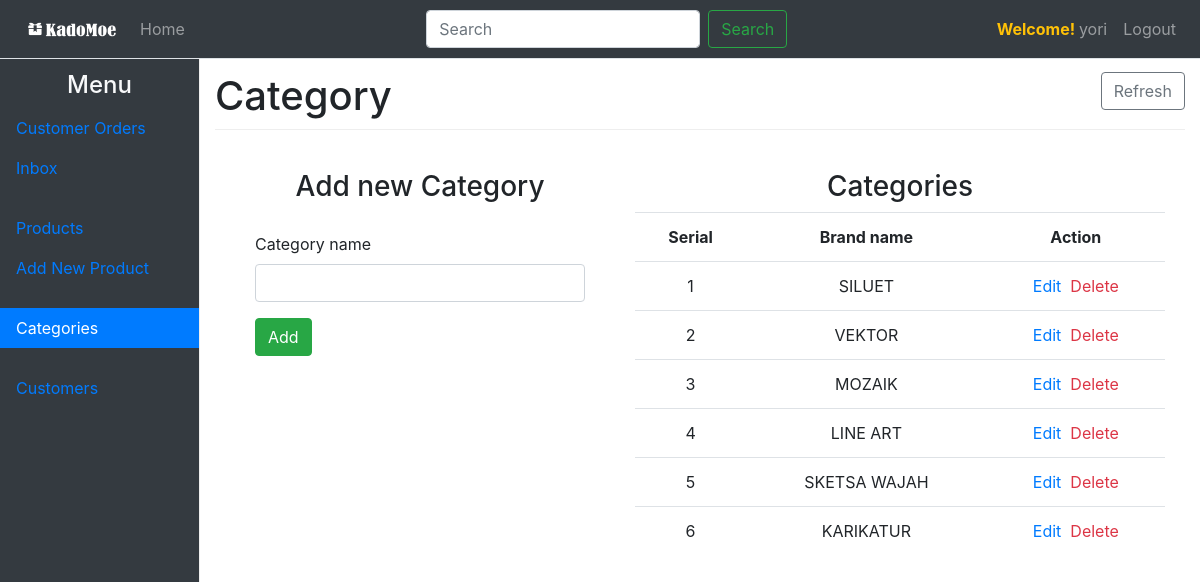
Screenshot of /admin/category.php (signed in) with the database file from the repository.
### tables this page shows
CREATE TABLE `categories` (
  `id` int(11) NOT NULL,
  `cat_name` varchar(255) NOT NULL
);

### classes/category.php (called while the page is built, shortened)
<?php
class category
{
    public function getCategories(){
        $query = "SELECT * FROM categories ORDER BY id DESC";
        $result = db::select($query);
        return $result;
    }
}

### lib/db.php (called while the page is built, shortened)
<?php
	class db
	{
		public static function conn()
		{
			try {
				$db = new mysqli('localhost', 'root', '', 'db_KadoMoe');
				return $db;
			} catch (Exception $e) {
				die('Unable to connect ! '.$e->getMessage());
			}
		}
		public static function select($query)
		{
			$result = self::conn()->query($query);
			return $result;
		}
	}
?>

### admin/category.php (the view, shortened to what this page needs)
<?php
include "inc/header.php";
?>
    <main role="main" class="col-sm-9 ml-sm-auto col-md-10 pt-3">
        <h1>Category <a href="category.php" class="btn btn-outline-secondary float-right">Refresh</a></h1>
        <div class="card-body">
            <div class="row">
                <div class="col-md-5">
                    <h3 class="text-center">
                        <?php
                        if (isset($_GET['cat_id'])) {
                            echo "Update Category";
                        } else {
                            echo "Add new Category";
                        }
                        ?>
                    </h3>
                    <div class="card-body">
                        <?php
                        if (isset($_GET['cat_id'])) {
                            $ct = $cat->getCategoryById($_GET['cat_id']);
                            ?>
                            <form action="" method="post">
                                <div class="form-group">
                                    <label for="cat_name">Category name</label>
                                    <input type="text" name="update_cat_name"
                                           value="<?php echo $ct['cat_name']; ?>" id="cat_name"
                                           class="form-control">
                                </div>
                                <div class="form-group">
                                    <input type="submit" name="update_cat" class="btn btn-success" value="Update">
                                </div>
                            </form>
                            <?php
                        } else {
                            ?>
                            <form action="" method="post">
                                <div class="form-group">
                                    <label for="cat_name">Category name</label>
                                    <input type="text" name="cat_name" id="cat_name" class="form-control">
                                </div>
                                <div class="form-group">
                                    <input type="submit" name="add_cat" class="btn btn-success" value="Add">
                                </div>
                            </form>
                        <?php } ?>
                    </div>
                </div>
                <div class="col">
                    <h3 class="text-center">Categories</h3>
                    <table class="table text-center">
                        <tr>
                            <th>Serial</th>
                            <th>Brand name</th>
                            <th>Action</th>
                        </tr>
                        <?php
                        $cats = $cat->getCategories();
                        if ($cats) {
                            $i = 0;
                            while ($category = $cats->fetch_assoc()) {
                                $i++;
                                ?>
                                <tr>
                                    <td><?php echo $i; ?></td>
                                    <td><?php echo $category['cat_name']; ?></td>
                                    <td>
                                        <a href="category.php?cat_id=<?php echo $category['id']; ?>" class="text-primary">Edit</a>
                                        &nbsp;<a href="category.php?del_cat_id=<?php echo $category['id']; ?>"
                                                 onclick="return confirm('Are you sure ?')" class="text-danger">Delete</a>
                                    </td>
                                </tr>
                            <?php }
                        } ?>
                    </table>
                </div>
            </div>
        </div>
    </main>
<?php
include "inc/footer.php";
?>

### rows the page displays
categories: cat_name "SILUET"
categories: cat_name "VEKTOR"
categories: cat_name "MOZAIK"
categories: cat_name "LINE ART"
categories: cat_name "SKETSA WAJAH"
categories: cat_name "KARIKATUR"

### other values shown
$_SESSION['adminName'] "yori"
